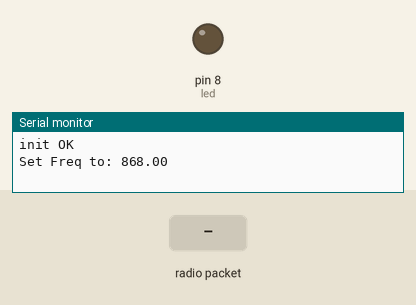
Recording of a sketch running on a simulated Arduino Uno, built with avr-gcc and run on an emulated ATmega328P. On the bench: output pins drawn as LEDs (lit = HIGH), the last lines printed to the serial monitor. The inputs (shaded band) are chosen by the test bench. No radio packets arrive unless stated.

Above: at 1.2 s.
1.3 s: radio packet "1" arrives
At 2.6 s:
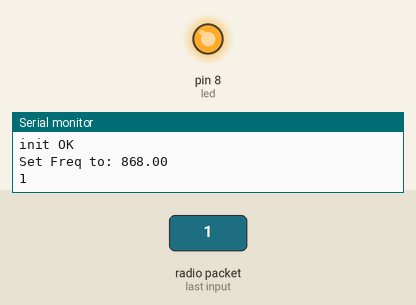
Timing chart, 0 to 4.3 s (numbered marks = the images above; inputs shaded):
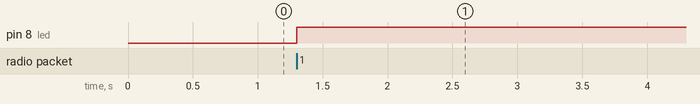

The sketch:

dragino-reception.ino
```cpp
// rf95_server.pde
// -*- mode: C++ -*-
// Example sketch showing how to create a simple messageing server
// with the RH_RF95 class. RH_RF95 class does not provide for addressing or
// reliability, so you should only use RH_RF95  if you do not need the higher
// level messaging abilities.
// It is designed to work with the other example rf95_client
// Tested with Anarduino MiniWirelessLoRa, Rocket Scream Mini Ultra Pro with
// the RFM95W, Adafruit Feather M0 with RFM95

#include <SPI.h>
#include <RH_RF95.h>

// Change to 434.0 or other frequency, must match RX's freq!
#define RF95_FREQ 868.0

// #define RF95_FREQ 915.0

// Singleton instance of the radio driver
RH_RF95 rf95;
//RH_RF95 rf95(5, 2); // Rocket Scream Mini Ultra Pro with the RFM95W
//RH_RF95 rf95(8, 3); // Adafruit Feather M0 with RFM95

// Need this on Arduino Zero with SerialUSB port (eg RocketScream Mini Ultra Pro)
//#define Serial SerialUSB

int led = 8;


void setup()
{
  // Rocket Scream Mini Ultra Pro with the RFM95W only:
  // Ensure serial flash is not interfering with radio communication on SPI bus
//  pinMode(4, OUTPUT);
//  digitalWrite(4, HIGH);

  pinMode(led, OUTPUT);
  Serial.begin(115200);
  while (!Serial) ; // Wait for serial port to be available
  if (!rf95.init())
    Serial.println("init failed");
  else
    Serial.println("init OK");

  if (!rf95.setFrequency(RF95_FREQ)) {
    Serial.println("setFrequency failed");
    while (1);
  }
  Serial.print("Set Freq to: "); Serial.println(RF95_FREQ);
  // Defaults after init are 434.0MHz, 13dBm, Bw = 125 kHz, Cr = 4/5, Sf = 128chips/symbol, CRC on

  // The default transmitter power is 13dBm, using PA_BOOST.
  // If you are using RFM95/96/97/98 modules which uses the PA_BOOST transmitter pin, then
  // you can set transmitter powers from 5 to 23 dBm:
//  driver.setTxPower(23, false);
  // If you are using Modtronix inAir4 or inAir9,or any other module which uses the
  // transmitter RFO pins and not the PA_BOOST pins
  // then you can configure the power transmitter power for -1 to 14 dBm and with useRFO true.
  // Failure to do that will result in extremely low transmit powers.
//  driver.setTxPower(14, true);
}

void loop()
{
  if (rf95.available())
  {
    // Should be a message for us now
    uint8_t buf[RH_RF95_MAX_MESSAGE_LEN];
    uint8_t len = sizeof(buf);
    if (rf95.recv(buf, &len))
    {
      digitalWrite(led, HIGH);
//      RH_RF95::printBuffer("request: ", buf, len);
      //Serial.print("got request: ");
      Serial.println((char*)buf);
//      Serial.print("RSSI: ");
//      Serial.println(rf95.lastRssi(), DEC);
      /*
      // Send a reply
      uint8_t data[] = "And hello back to you";
      rf95.send(data, sizeof(data));
      rf95.waitPacketSent();
      Serial.println("Sent a reply");
       digitalWrite(led, LOW);
       */
    }
    else
    {
      Serial.println("recv failed");
    }
    //delay(500);
  }

}
```

Measured:
- after the input at 1.3 s, pin 8 (led): LOW → HIGH at once
